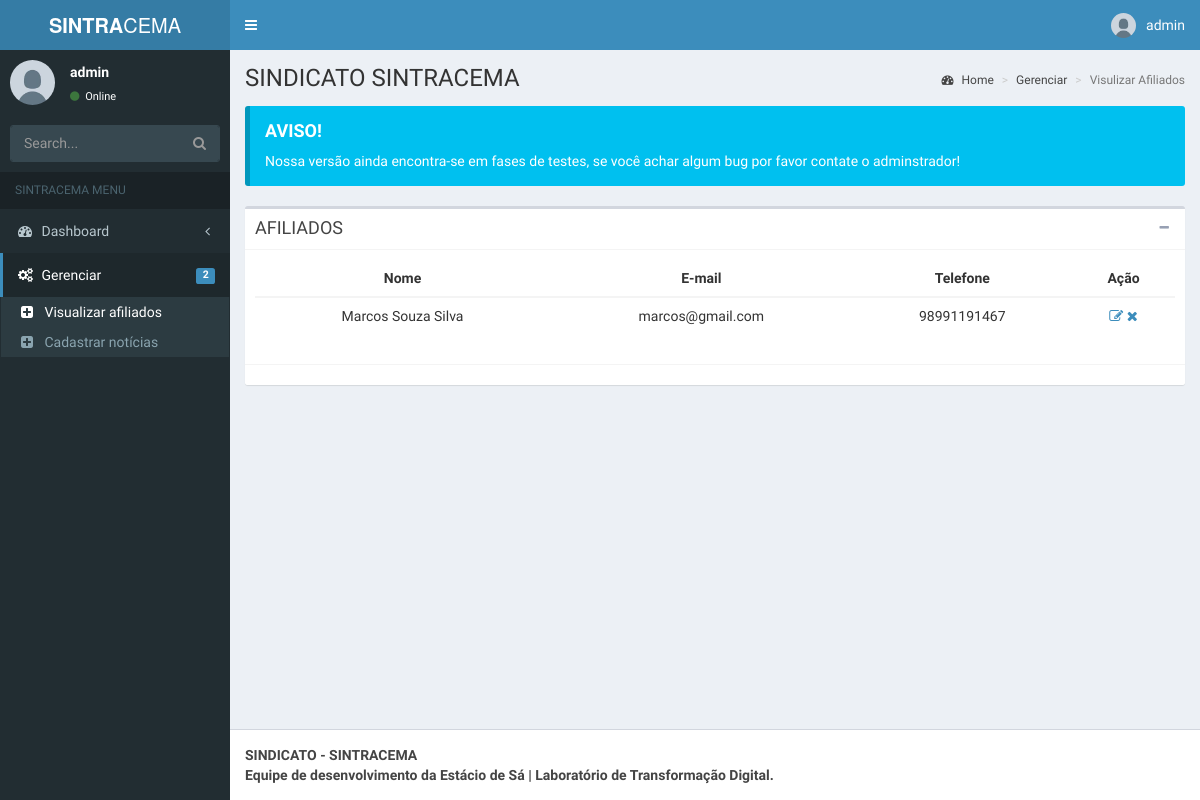
/admin/pages/layout/afiliados.php (signed in), run on an earlier commit of the app's database.
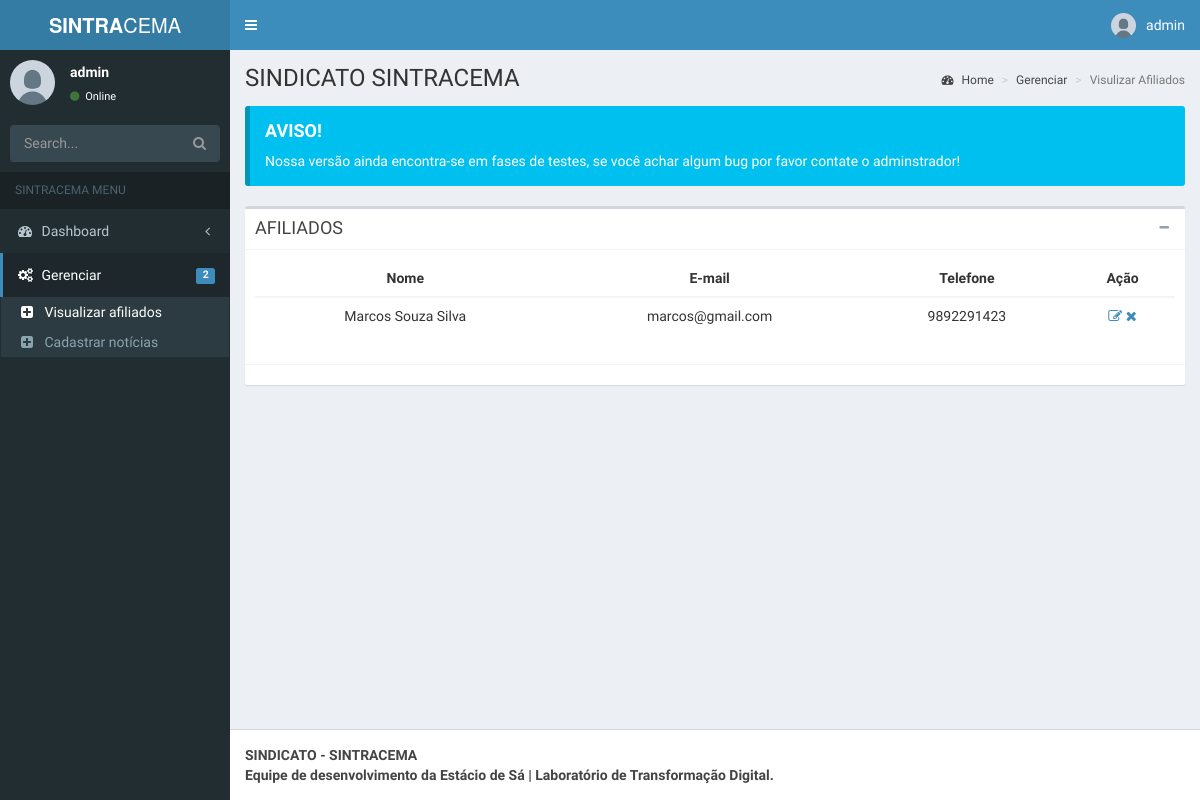
And on a later commit of the database.
### tables this page shows
CREATE TABLE `filiais` (
  `id` int(11) NOT NULL,
  `nome` varchar(100) DEFAULT NULL,
  `email` varchar(150) NOT NULL,
  `uf` varchar(2) DEFAULT NULL,
  `cidade` varchar(30) DEFAULT NULL,
  `nacionalidade` varchar(20) DEFAULT NULL,
  `naturalidade` varchar(30) DEFAULT NULL,
  `escolaridade` varchar(20) DEFAULT NULL,
  `cursos` varchar(255) NOT NULL,
  `endereco` varchar(100) DEFAULT NULL,
  `estado_civil` varchar(20) DEFAULT NULL,
  `nascimento` date NOT NULL,
  `fone` varchar(20) NOT NULL,
  `cpf` varchar(20) NOT NULL,
  `rg` varchar(20) NOT NULL,
  `nome_pai` varchar(100) DEFAULT NULL,
  `nome_mae` varchar(100) DEFAULT NULL,
  `nome_conjuge` varchar(100) DEFAULT NULL,
  `nome_filhos` varchar(100) DEFAULT NULL,
  `assinatura_socio` varchar(100) DEFAULT NULL,
  `numero_matricula` int(100) NOT NULL,
  `registrado` timestamp NOT NULL DEFAULT current_timestamp() ON UPDATE current_timestamp()
);

### admin/pages/layout/afiliados.php (the view, shortened to what the changed rows need)
<?php
    include('../../../db/conexao.php');
?>
<!DOCTYPE html>
<html>
  <head>
    <link rel="stylesheet" href="../../bootstrap/css/bootstrap.min.css">
    <link rel="stylesheet" href="https://maxcdn.bootstrapcdn.com/font-awesome/4.4.0/css/font-awesome.min.css">
    <link rel="stylesheet" href="https://code.ionicframework.com/ionicons/2.0.1/css/ionicons.min.css">
    <link rel="stylesheet" href="../../dist/css/AdminLTE.min.css">
    <link rel="stylesheet" href="../../dist/css/skins/_all-skins.min.css">
  <body class="hold-transition skin-blue fixed sidebar-mini">
    <div class="wrapper">
      <div class="content-wrapper">
        <section class="content-header">
          <h1>
            SINDICATO SINTRACEMA
          </h1>
        </section>
        <section class="content">
          <div class="box">
            <div class="box-body">
  <div>
    <table class="table table-hover text-center">
      <thead class="table-dark">
        <tr>
          <th scope="col">Nome</th>
          <th scope="col">E-mail</th>
          <th scope="col">Telefone</th>
          <th scope="col">Ação</th>
        </tr>
      </thead>
      <tbody>
        <?php
            $sql = "SELECT * FROM filiais";
            $result = mysqli_query($mysqli, $sql);
            while ($row = mysqli_fetch_assoc($result)) {
        ?>
            <tr>
                <td><?php echo $row["nome"] ?></td>
                <td><?php echo $row["email"] ?></td>
                <td><?php echo $row["fone"] ?></td>
                <td>
                <a href="edit.php?id=<?php echo $row["id"] ?>" class="link-dark"><i class="fa fa-edit"></i></a>
                <a href="delete.php?id=<?php echo $row["id"] ?>" class="link-dark"><i class="fa fa-remove"></i></a>
                </td>
            </tr>
        <?php
            }
        ?>
      </tbody>
    </table>
  </div>
            </div>
          </div>
        </section>
      </div>
    </div>
  </body>
</html>

What changed in the data, as far as the page shows it:
changed filiais "Marcos Souza Silva": fone "98991191467" → "9892291423"
